Frame 1 (no input): blank canvas, image omitted
Frame 60 (no input): blank canvas, image omitted
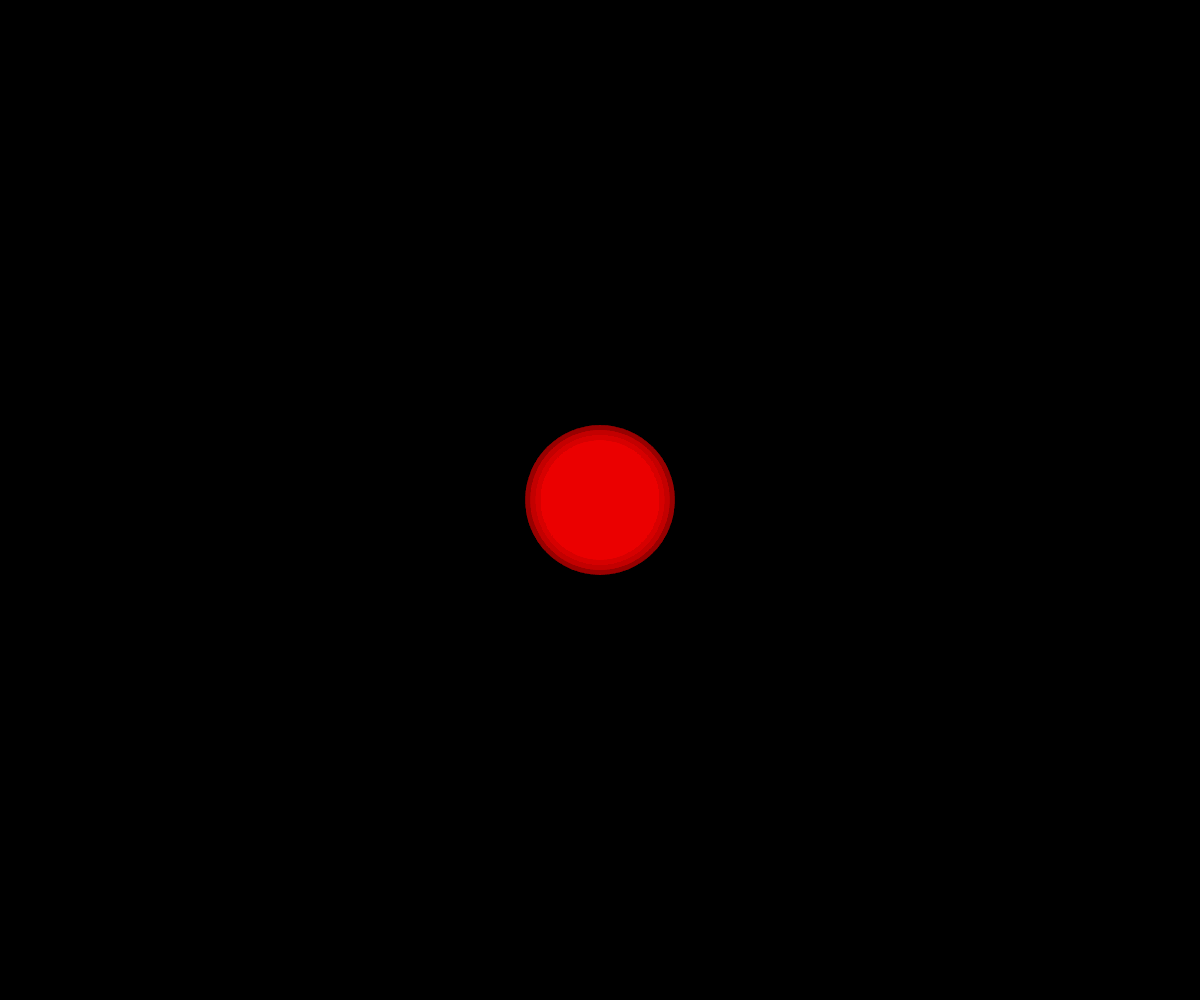
Frame 120 (the mouse pressed at the canvas centre since frame 60)

The p5.js sketch whose frames 1 and 60 were blank and that drew this single picture after the mouse press (run headless with seeded random() and noise() and a simulated clock; from frame 60 on, the mouse is pressed at the canvas centre):

// p5.js sketch
// ── sketch.js
/*
	Interactivity - using the mouse!

	New p5 variables and functions:
		mouseIsPressed
		mouseButton
		mouseX, mouseY
*/ 


// Setup runs ONCE at the start of the sketch
function setup() {

	// Create a drawing surface
	createCanvas(windowWidth, windowHeight);	

	// Give the screen an initial color of black
	background(0);

}


// After setup is run, draw runs continuously at 60 fps
function draw() {

	// Regular solution: draw a opaque background
	// background(0);

	// EXTRA 2
	// Clear the screen using transparency - this creates a motion trail effect
	background(0, 0, 0, 3);

	// Pick a style
	fill(255, 255, 255);
	stroke(255, 204, 0);
	strokeWeight(10);

	// Draw a circle at the mouse position when the left mouse button is pressed
	if (mouseIsPressed) {
		if (mouseButton === LEFT) {

			// Regular solution: draw a single circle at the mouse position
			// ellipse(mouseX, mouseY, 100, 100);

			// EXTRA 4
			for (var radius = 10; radius <= 150; radius += 10) {
				fill(255, 0, 0, 6);
				noStroke();
				ellipse(mouseX, mouseY, radius, radius);
			}
		}		
		// EXTRA 3 
		else if (mouseButton === RIGHT) {
			background(0);
		}
	}

	// EXTRAS: 
	// 	1) Don't clear the screen at the start of draw().  What happens?
	// 	2) Instead of completely clearing the screen at the start of draw(), 
	// 	   draw a transparent background (try an alpha of 5).  Hint: you'll 
	// 	   probably want to start the background at an initial color in setup().
	// 	3) Now make the the screen clear when the user presses the right mouse
	//     button.
	//  4) Instead of drawing a single circle where the mouse is, draw a series
	//     of transparent, overlapping circles.  Hint: you'll want to *loop* 
	//     through a series of radius values...


}
